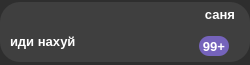
<?xml version="1.0" encoding="UTF-8"?>
<ui version="4.0">
 <class>Chat</class>
 <widget class="QWidget" name="Chat">
  <property name="geometry">
   <rect>
    <x>0</x>
    <y>0</y>
    <width>250</width>
    <height>65</height>
   </rect>
  </property>
  <property name="minimumSize">
   <size>
    <width>250</width>
    <height>65</height>
   </size>
  </property>
  <property name="maximumSize">
   <size>
    <width>250</width>
    <height>65</height>
   </size>
  </property>
  <property name="cursor">
   <cursorShape>PointingHandCursor</cursorShape>
  </property>
  <property name="windowTitle">
   <string>Form</string>
  </property>
  <property name="autoFillBackground">
   <bool>false</bool>
  </property>
  <property name="styleSheet">
   <string notr="true">QWidget#Chat{
	background-color: #2E2E2E;
}</string>
  </property>
  <layout class="QGridLayout" name="gridLayout">
   <property name="leftMargin">
    <number>0</number>
   </property>
   <property name="topMargin">
    <number>0</number>
   </property>
   <property name="rightMargin">
    <number>0</number>
   </property>
   <property name="bottomMargin">
    <number>0</number>
   </property>
   <item row="0" column="0">
    <widget class="QWidget" name="widget" native="true">
     <property name="maximumSize">
      <size>
       <width>16777215</width>
       <height>60</height>
      </size>
     </property>
     <property name="styleSheet">
      <string notr="true">QWidget{
	background-color: #3F3F3F;
	border-radius: 20px;
}</string>
     </property>
     <layout class="QGridLayout" name="gridLayout_2">
      <property name="leftMargin">
       <number>10</number>
      </property>
      <property name="topMargin">
       <number>0</number>
      </property>
      <property name="rightMargin">
       <number>15</number>
      </property>
      <property name="bottomMargin">
       <number>0</number>
      </property>
      <item row="1" column="0" colspan="3">
       <widget class="QLabel" name="mes_text">
        <property name="font">
         <font>
          <pointsize>10</pointsize>
          <weight>75</weight>
          <bold>true</bold>
         </font>
        </property>
        <property name="cursor">
         <cursorShape>PointingHandCursor</cursorShape>
        </property>
        <property name="styleSheet">
         <string notr="true">QLabel#mes_text{
	color: rgb(255, 255, 255);
}</string>
        </property>
        <property name="text">
         <string>иди нахуй</string>
        </property>
        <property name="alignment">
         <set>Qt::AlignLeading|Qt::AlignLeft|Qt::AlignTop</set>
        </property>
       </widget>
      </item>
      <item row="1" column="3">
       <spacer name="horizontalSpacer_2">
        <property name="orientation">
         <enum>Qt::Horizontal</enum>
        </property>
        <property name="sizeHint" stdset="0">
         <size>
          <width>40</width>
          <height>20</height>
         </size>
        </property>
       </spacer>
      </item>
      <item row="0" column="0">
       <spacer name="horizontalSpacer">
        <property name="orientation">
         <enum>Qt::Horizontal</enum>
        </property>
        <property name="sizeHint" stdset="0">
         <size>
          <width>40</width>
          <height>20</height>
         </size>
        </property>
       </spacer>
      </item>
      <item row="0" column="2" colspan="4">
       <widget class="QLabel" name="user_nick">
        <property name="sizePolicy">
         <sizepolicy hsizetype="MinimumExpanding" vsizetype="Fixed">
          <horstretch>0</horstretch>
          <verstretch>0</verstretch>
         </sizepolicy>
        </property>
        <property name="font">
         <font>
          <pointsize>10</pointsize>
          <weight>75</weight>
          <bold>true</bold>
         </font>
        </property>
        <property name="cursor">
         <cursorShape>PointingHandCursor</cursorShape>
        </property>
        <property name="styleSheet">
         <string notr="true">QLabel#user_nick{
	color: rgb(255, 255, 255);
}</string>
        </property>
        <property name="text">
         <string>саня</string>
        </property>
        <property name="textFormat">
         <enum>Qt::AutoText</enum>
        </property>
        <property name="alignment">
         <set>Qt::AlignRight|Qt::AlignTrailing|Qt::AlignVCenter</set>
        </property>
       </widget>
      </item>
      <item row="1" column="4">
       <widget class="QWidget" name="widget_2" native="true">
        <property name="minimumSize">
         <size>
          <width>0</width>
          <height>25</height>
         </size>
        </property>
        <property name="maximumSize">
         <size>
          <width>16777215</width>
          <height>25</height>
         </size>
        </property>
        <property name="styleSheet">
         <string notr="true">QLabel#new_mes{
	background-color: #3F3F3F;
	border-radius: 10px;
}</string>
        </property>
        <layout class="QGridLayout" name="gridLayout_3">
         <property name="leftMargin">
          <number>0</number>
         </property>
         <property name="topMargin">
          <number>0</number>
         </property>
         <property name="rightMargin">
          <number>0</number>
         </property>
         <property name="bottomMargin">
          <number>0</number>
         </property>
         <item row="0" column="0">
          <widget class="QLabel" name="new_mes">
           <property name="sizePolicy">
            <sizepolicy hsizetype="Minimum" vsizetype="Minimum">
             <horstretch>0</horstretch>
             <verstretch>0</verstretch>
            </sizepolicy>
           </property>
           <property name="minimumSize">
            <size>
             <width>0</width>
             <height>0</height>
            </size>
           </property>
           <property name="maximumSize">
            <size>
             <width>1677777</width>
             <height>20</height>
            </size>
           </property>
           <property name="font">
            <font>
             <pointsize>10</pointsize>
             <weight>75</weight>
             <bold>true</bold>
            </font>
           </property>
           <property name="cursor">
            <cursorShape>PointingHandCursor</cursorShape>
           </property>
           <property name="styleSheet">
            <string notr="true">QLabel#new_mes{
	color: rgb(255, 255, 255);
	background-color: #7563BB;
	
}</string>
           </property>
           <property name="text">
            <string> 99+ </string>
           </property>
           <property name="alignment">
            <set>Qt::AlignCenter</set>
           </property>
          </widget>
         </item>
        </layout>
       </widget>
      </item>
     </layout>
    </widget>
   </item>
  </layout>
 </widget>
 <resources/>
 <connections/>
</ui>
